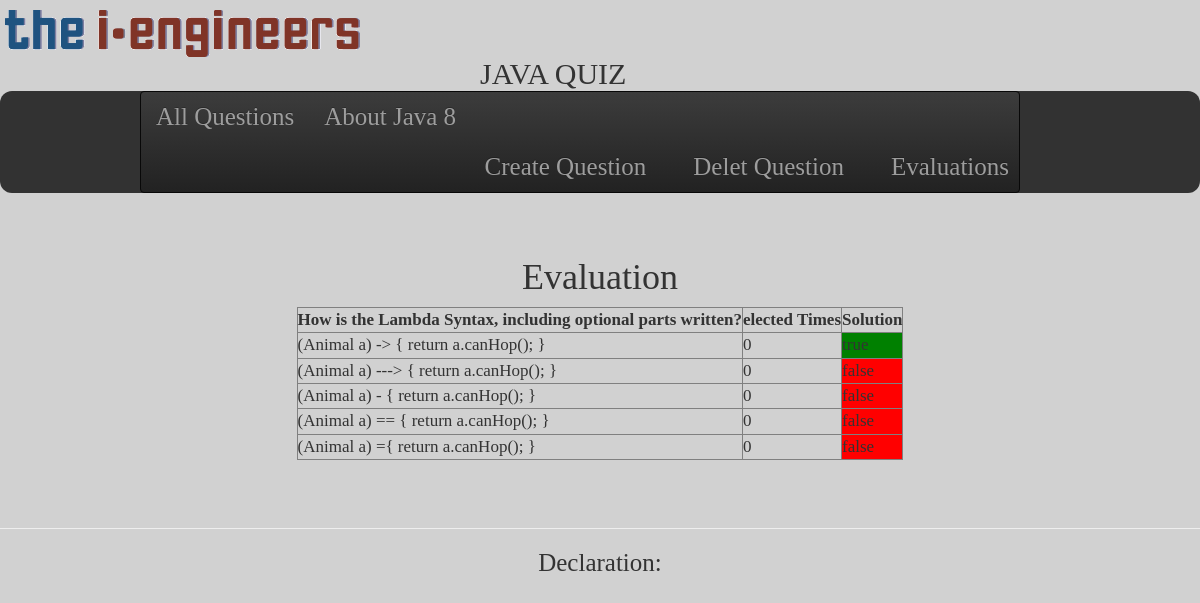
Screenshot of /evaluation.php?questionNr=2 with the database file from the repository.
### tables this page shows
CREATE TABLE `questions` (
  `ID` int(11) NOT NULL AUTO_INCREMENT,
  `Questions` text,
  `Information` text NOT NULL,
  `Type` text NOT NULL,
  `oldQuestion` tinyint(4) DEFAULT '0',
  `declaration` varchar(1010) DEFAULT NULL,
  `CategoryIDFK` int(11) DEFAULT NULL,
  `QuestionDefinition` varchar(255) DEFAULT NULL,
  PRIMARY KEY (`ID`)
);

CREATE TABLE `answer` (
  `ID` int(11) NOT NULL AUTO_INCREMENT,
  `Answer` text NOT NULL,
  `QuestionsIDFS` int(11) NOT NULL,
  `Selected_answer` int(11) NOT NULL,
  `Solution` tinyint(1) NOT NULL,
  PRIMARY KEY (`ID`)
);

### evaluation.php (the view, shortened to what this page needs)
<!DOCTYPE html>
<html>
<head>
<?php include("header.php");
?>
	<link rel="stylesheet" href="css/css.css">
</head>
<body>
	<div align="center">
		<div id="accordion-content" align="left">
			<div id="wrapper" align="center">
				<table id="evaluationTable" border="1">
					<?php
					$questionNr = $_GET['questionNr'];
					$abfrage = "SELECT * FROM answer WHERE QuestionsIDFS=$questionNr" ;
					$ergebnis = mysql_query($abfrage);
					$abfrageQuestion = "SELECT * FROM questions WHERE ID =$questionNr" ;
					$ergebnisQuestion = mysql_query($abfrageQuestion);
					echo "<h1 id='questionTitle'>Evaluation </h1>" ;
					while($row1 = mysql_fetch_object($ergebnisQuestion)){
						echo"<tr><th>".$row1 -> Questions ."</th><th>elected Times</th><th>Solution</th> </tr>";
						while($row = mysql_fetch_object($ergebnis)){
							echo"<tr><td>". $row-> Answer ."</td>";
							echo"<td>". $row -> Selected_answer ."</td>";;
							if($row -> Solution ==1){
								echo "<td id='true'>true </td></tr>";
							}else{
								echo "<td id='false'>false</td></tr>";
							}
						}
						?>
					</table>
				</div>
				<hr>
				<div id="accordion-content" align="center"><?php
					echo "<h1 id='declaration'>Declaration: </h1>";
					echo $row1 -> declaration; ?>
				</div>
				<?php
			}
			mysql_close($connection); ?>
		</div>
	</div>
</body>
</html>

### header.php
<!DOCTYPE html>
<html>
<head>
	<link rel="stylesheet" type="text/css" href="bootstrap/css/bootstrap-theme.min.css">
	<link rel="stylesheet" type="text/css" href="bootstrap/css/bootstrap.css">
	<link rel="stylesheet" type="text/css" href="bootstrap/css/bootstrap-theme.css">
	<link rel="stylesheet" type="text/css" href="bootstrap/css/bootstrap-min.css">
</head>
<body>
	<div>
		<img class="titlesDiv" id="logo" src="img-export/accordion/tie-logo.png"><br>
		<h2  class="titlesDiv" id="titel" id="questionTitle">JAVA QUIZ</h2>
	</div>
	<div id="backgroundNav">
		<nav class="navbar navbar-inverse">
			<ul class="nav navbar-nav navbar-left">
			 	 <li role="presentation" ><a href="index.php">All Questions</a></li>
				  <li role="presentation"><a href="newInJava8.php">About Java 8</a></li>
			 </ul>
			 <ul class="nav navbar-nav navbar-right">
			     <li role="presentation" ><a class="navi1" href="setQuest.php">Create Question</a></li>
				 <li role="presentation" ><a class="navi1" href="deletQuestion.php">Delet Question</a></li>
				 <li role="presentation" ><a class="navi1" href="All_evaluation.php">Evaluations</a></li>
			</ul>
		</nav>
	</div>
<br>
</body>
</html>

### css/css.css (style rules this page uses)
body { background-color: #D1D1D1; font-family: Cambria; font-size: 17px; }
.titlesDiv { display:inline; }
#titel { margin-left: 40%; margin-top: -2%; }
#logo { margin-top:10px; margin-left: 5px; }
#backgroundNav { border-radius: 12px 12px 12px 12px; padding-left: 140px; padding-right: 180px; background-color: #323232; }
a { text-decoration: none; font-size: 25px; color: black; }
#wrapper { min-height: 250px; min-width: 500px; }
#false { background-color: red; }
#true { background-color: green; }
#declaration { font-size: 25px; font-family: bold; }
.navi1 { margin-right:10px; margin-left: 7px; }

### rows the page displays
questions: Questions "How is the Lambda Syntax, including optional parts written?"
answer: Answer "(Animal a) -> { return a.canHop(); }", Selected_answer "0", Solution "true"
answer: Answer "(Animal a) ---> { return a.canHop(); }", Selected_answer "0", Solution "false"
answer: Answer "(Animal a) - { return a.canHop(); }", Selected_answer "0", Solution "false"
answer: Answer "(Animal a) == { return a.canHop(); }", Selected_answer "0", Solution "false"
answer: Answer "(Animal a) ={ return a.canHop(); }", Selected_answer "0", Solution "false"
